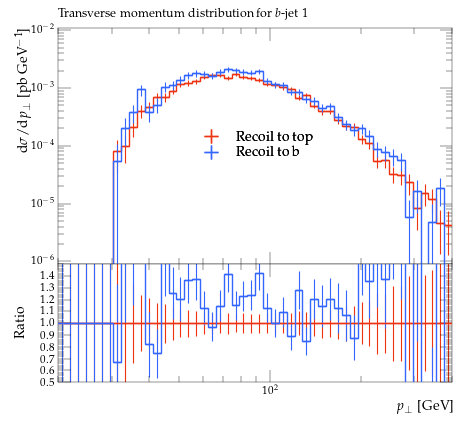

Write Python code to recreate this figure.
#! /usr/bin/env python

# This Python script was auto-generated using YODA v2.0.2.
# Analysis object: /MC_TTBAR/onelep_jetb_1_pT
# Timestamp: 31-07-2026 (12:23:23)

import matplotlib as mpl
import matplotlib.pyplot as plt
mpl.use('Agg') # comment out for interactive use
import os
import numpy as np

plotDir = os.path.split(os.path.realpath(__file__))[0]
if 'YODA_USER_PLOT_PATH' in globals():
    plot_outdir = globals()['YODA_USER_PLOT_PATH']
else:
    plot_outdir = plotDir

#plot style
plt.style.use(os.path.join(plotDir, '../default.mplstyle'))
# plot metadata
figW, figH = plt.rcParams['figure.figsize']
ax_xLabel = r'$p_\perp$ [GeV]'
ax_yLabel = r'$\mathrm{d}\sigma/\mathrm{d}p_\perp$ [pb GeV$^{-1}$]'
ax_title  = r'Transverse momentum distribution for $b$-jet 1'
ax_xScale = 'log'
ax_yScale = 'log'
xLims = (20.0, 400.0)
yLims = (9e-07, 0.011000000000000001)

# TeX-friendly labels for the legend
labels = {
    'legend' : ([ r"Recoil to top", r"Recoil to b" ], r""),
}

# Adjust canvas width and height
canvasW = 10.0
canvasH = 9.0
figW *= canvasW/10.
figH *= canvasH/9.

# Create figure and axis objects
fig, (ax, ratio0_ax) = plt.subplots(2, 1, sharex=True,
                  figsize=(figW,figH), gridspec_kw={'height_ratios': (6.0, 3.0)})

# Set figure margins
plt.subplots_adjust(
    left   = 1.0 * plt.rcParams['figure.subplot.left'],
    right  = 1.0 * plt.rcParams['figure.subplot.right'],
    top    = 1.0 * plt.rcParams['figure.subplot.top'],
    bottom = 1.0 * plt.rcParams['figure.subplot.bottom'])

ratio0_ax.yaxis.set_major_locator(mpl.ticker.MultipleLocator(0.1))
ratio0_ax.set_ylim(0.5, 1.4999)
ratio0_ax.set_ylabel('Ratio')

# the numerical data is stored in a separate file
dataf = dict()
prefix = os.path.split(__file__)[0]
if prefix:    prefix = prefix + '/'
exec(open(prefix+'onelep_jetb_1_pT__data.py').read(), dataf)


legend_handles = dict() # keep track of handles for the legend

# style options for curves
# starts at zorder>=5 to draw curve on top of legend
styles = {
  'recoil_t': {
    'color' : '#EE3311',
    'linestyle' : '-',
    'linewidth' : 1,
    'marker' : 'none',
    'markersize' : 2,
    'capsize' : 0.0,
    'zorder' : 5,
    'histstyle' : 1,
    'drawstyle' : 'steps-pre',
    'xerrorbars' : 1,
    'yerrorbars' : 1,
    'fillcolor' : None,
    'fillopacity' : 1.0,
    'ratio0_linestyle' : '-',
    'ratio0_linewidth' : 1,
    'ratio0_marker' : 'none',
    'ratio0_markersize' : 2,
    'ratio0_capsize' : 0.0,
    'ratio0_zorder' : 5,
    'ratio0_histstyle' : 1,
    'ratio0_drawstyle' : 'steps-pre',
    'ratio0_xerrorbars' : 1,
    'ratio0_yerrorbars' : 1,
  },
  'recoil_b': {
    'color' : '#3366FF',
    'linestyle' : '-',
    'linewidth' : 1,
    'marker' : 'none',
    'markersize' : 2,
    'capsize' : 0.0,
    'zorder' : 6,
    'histstyle' : 1,
    'drawstyle' : 'steps-pre',
    'xerrorbars' : 1,
    'yerrorbars' : 1,
    'fillcolor' : None,
    'fillopacity' : 1.0,
    'ratio0_linestyle' : '-',
    'ratio0_linewidth' : 1,
    'ratio0_marker' : 'none',
    'ratio0_markersize' : 2,
    'ratio0_capsize' : 0.0,
    'ratio0_zorder' : 6,
    'ratio0_histstyle' : 1,
    'ratio0_drawstyle' : 'steps-pre',
    'ratio0_xerrorbars' : 1,
    'ratio0_yerrorbars' : 1,
  },
}

# curve from input yoda files in main panel
for label, yvals in dataf['yvals'].items():
    if all(np.isnan(v) for v in dataf['yvals'][label]):
        continue
    tmp = None
    if styles[label]['histstyle']: # draw as histogram
        xpos = dataf['xedges'][label] if styles[label]['drawstyle'] else dataf['xpoints'][label]
        ypos = np.insert(yvals, 0, yvals[0]) if styles[label]['drawstyle'] else yvals
        if styles[label]['fillcolor']: # fill area below curve
            ax.fill_between(xpos, ypos, step='pre',
                            color=styles[label]['fillcolor'],
                            alpha=styles[label]['fillopacity'])
        tmp, = ax.plot(xpos, ypos,
                       color=styles[label]['color'],
                       linestyle=styles[label]['linestyle'],
                       linewidth=styles[label]['linewidth'],
                       drawstyle=styles[label]['drawstyle'], solid_joinstyle='miter',
                       zorder=styles[label]['zorder'], label=label)
    tmp = ax.errorbar(dataf['xpoints'][label], yvals,
                      xerr=np.array(dataf['xerrs'][label])*styles[label]['xerrorbars'],
                      yerr=np.array(dataf['yerrs'][label])*styles[label]['yerrorbars'],
                      fmt=styles[label]['marker'], capsize=styles[label]['capsize'],
                      markersize=styles[label]['markersize'],
                      ecolor=styles[label]['color'],
                      color=styles[label]['color'], zorder=styles[label]['zorder'])
    tmp[-1][0].set_linestyle(styles[label]['linestyle'])
    tmp[-1][0].set_linewidth(styles[label]['linewidth'])
    if label in dataf['add_legend_handle']:  legend_handles[label] = tmp
    for varLabel in dataf['variation_yvals'].keys():
        if varLabel.startswith(label):
            tmp, = ax.plot(dataf['xedges'][label], dataf['variation_yvals'][varLabel],
                           color=styles[label]['color'],
                           linestyle=styles[label]['linestyle'],
                           linewidth=styles[label]['linewidth'],
                           drawstyle='steps-pre', solid_joinstyle='miter',
                           zorder=styles[label]['zorder'], alpha=0.5)


# plots on ratio panel
# curve from input yoda files in ratio panel
for label, yvals in dataf['ratio0_yvals'].items():
    if all(np.isnan(v) for v in yvals):
        continue
    if styles[label]['ratio0_histstyle']: # plot as histogram
        xpos = dataf['xedges']['recoil_t'] if styles[label]['ratio0_drawstyle'] else dataf['xpoints']['recoil_t']
        ypos = np.insert(yvals, 0, yvals[0]) if styles[label]['ratio0_drawstyle'] else yvals
        ratio0_ax.plot(xpos, ypos,
                       color=styles[label]['color'],
                       linewidth=styles[label]['linewidth'],
                       linestyle=styles[label]['ratio0_linestyle'],
                       drawstyle=styles[label]['ratio0_drawstyle'], zorder=styles[label]['zorder'],
                       solid_joinstyle='miter')
    tmp = ratio0_ax.errorbar(dataf['xpoints']['recoil_t'], yvals,
                             xerr=np.array(dataf['ref_xerrs'])*styles[label]['ratio0_xerrorbars'],
                             yerr=np.array(dataf['ratio0_yerrs'][label])*styles[label]['ratio0_yerrorbars'],
                             fmt=styles[label]['ratio0_marker'], capsize=styles[label]['ratio0_capsize'],
                             markersize=styles[label]['ratio0_markersize'],
                             ecolor=styles[label]['color'],
                             color=styles[label]['color'])
    tmp[-1][0].set_linestyle(styles[label]['ratio0_linestyle'])
    tmp[-1][0].set_linewidth(styles[label]['ratio0_linewidth'])

    for varlabel in dataf['ratio0_variation_vals'].keys():
        if varlabel.startswith(label):
            ratio0_ax.plot(dataf['xedges']['recoil_t'],
                            dataf['ratio0_variation_vals'][varlabel],
                            color=styles[label]['color'],
                            linestyle=styles[label]['linestyle'],
                            linewidth=styles[label]['linewidth'],
                            drawstyle='steps-pre', solid_joinstyle='miter',
                            zorder=1, alpha=0.5)

legend_items = list(legend_handles.values())
ax.add_artist(ax.legend(legend_items,
                        labels['legend'][0],
                        title=labels['legend'][1],
                        alignment='left',
                        loc='center',
                        bbox_to_anchor=(0.5, 0.5)))

# set plot metadata as defined above
ratio0_ax.set_xlabel(ax_xLabel)
ratio0_ax.xaxis.set_label_coords(1., -0.15)
ax.set_ylabel(ax_yLabel, ha='right', va='top')
ax.yaxis.set_label_coords(-0.11, 1.0)
ax.set_title(ax_title, loc='left')
ax.set_xscale(ax_xScale)
ax.set_yscale(ax_yScale)
ax.set_xlim(xLims)
ax.set_ylim(yLims)

# tick formatting
plt.rcParams['xtick.top'] = True
plt.rcParams['ytick.right'] = True
ax.yaxis.set_major_locator(mpl.ticker.LogLocator(base=10.0, numticks=np.inf))
ax.yaxis.set_minor_locator(mpl.ticker.LogLocator(
                           base=10.0, subs=np.arange(0.1, 1, 0.1), numticks=np.inf))
fig.align_ylabels((ax, ratio0_ax))
plt.savefig(os.path.join(plot_outdir, 'onelep_jetb_1_pT.pdf'), format='PDF')
plt.savefig(os.path.join(plot_outdir, 'onelep_jetb_1_pT.png'), format='PNG')

plt.close(fig)
